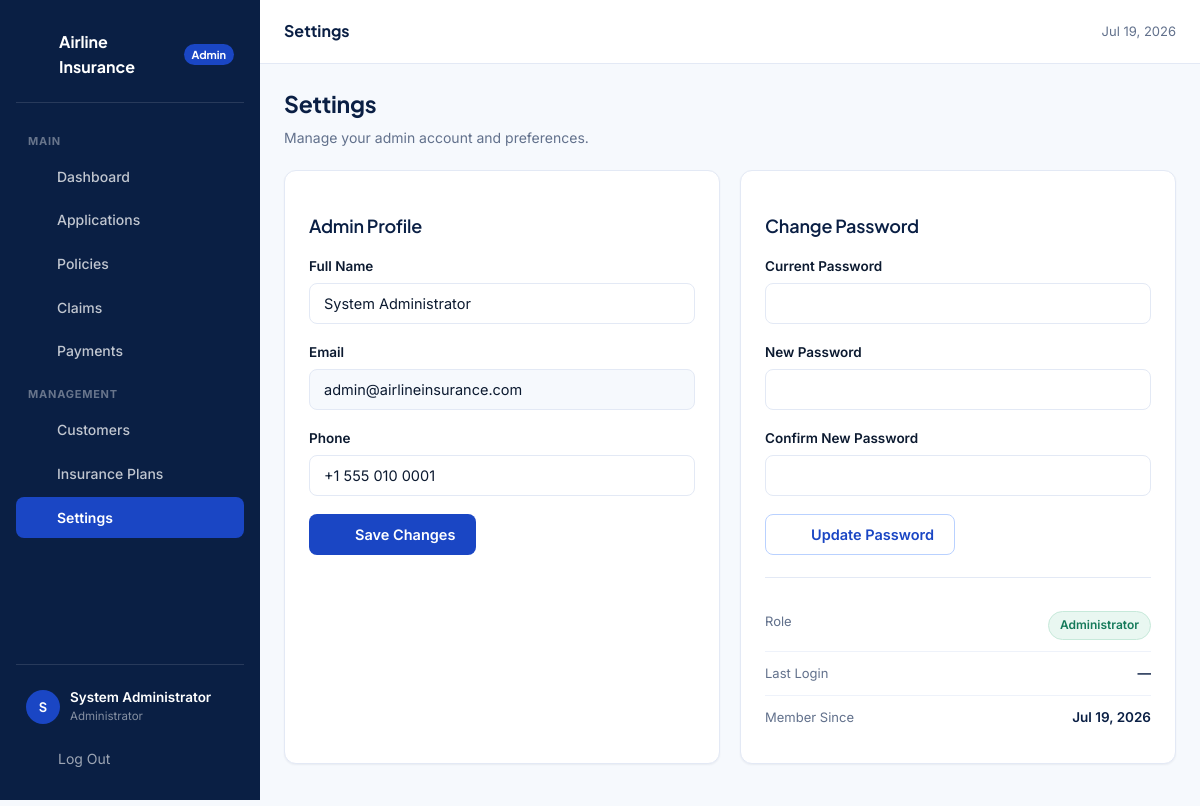
Screenshot of /admin/settings.php (signed in) with the database file from the repository.
### tables this page shows
CREATE TABLE users (
    id INT AUTO_INCREMENT PRIMARY KEY,
    full_name VARCHAR(100) NOT NULL,
    email VARCHAR(150) NOT NULL UNIQUE,
    phone VARCHAR(20) DEFAULT NULL,
    password_hash VARCHAR(255) NOT NULL,
    role ENUM('customer','admin') NOT NULL DEFAULT 'customer',
    status ENUM('active','suspended') NOT NULL DEFAULT 'active',
    failed_attempts INT NOT NULL DEFAULT 0,
    locked_until DATETIME DEFAULT NULL,
    last_login DATETIME DEFAULT NULL,
    created_at TIMESTAMP DEFAULT CURRENT_TIMESTAMP,
    updated_at TIMESTAMP DEFAULT CURRENT_TIMESTAMP ON UPDATE CURRENT_TIMESTAMP
);

### includes/auth.php (called while the page is built, shortened)
<?php
require_once __DIR__.'/../config/database.php';
function is_logged_in(){ return !empty($_SESSION['uid']); }
function current_uid(){ return isset($_SESSION['uid'])?(int)$_SESSION['uid']:null; }
function current_user(){
    static $u=null;
    if($u!==null) return $u;
    $s=db()->prepare('SELECT id,full_name,email,phone,role,status,last_login,created_at FROM users WHERE id=? LIMIT 1');
    $s->execute(array(current_uid())); $u=$s->fetch(); return $u;
}

### config/database.php (called while the page is built, shortened)
<?php
function db(){
    static $pdo=null;
    if($pdo instanceof PDO) return $pdo;
    $dsn='mysql:host='.DB_HOST.';dbname='.DB_NAME.';charset='.DB_CHARSET;
    try{
        $pdo=new PDO($dsn,DB_USER,DB_PASS,array(
            PDO::ATTR_ERRMODE=>PDO::ERRMODE_EXCEPTION,
            PDO::ATTR_DEFAULT_FETCH_MODE=>PDO::FETCH_ASSOC,
            PDO::ATTR_EMULATE_PREPARES=>false));
    }catch(PDOException $e){
        error_log('DB connect failed: '.$e->getMessage());
        http_response_code(500);
        die('<!DOCTYPE html><html><head><title>DB Error</title><style>body{font-family:Arial,sans-serif;background:#f4f7fc;display:flex;align-items:center;justify-content:center;height:100vh;margin:0}.box{text-align:center;padding:40px;background:#fff;border-radius:12px;max-width:460px;box-shadow:0 4px 20px rgba(0,0,0,.08)}h2{color:#0a1f44}p{color:#62718c}</style></head><body><div class="box"><h2>Database Unavailable</h2><p>Please ensure MySQL is running in XAMPP and that you have imported <code>database/schema.sql</code> into phpMyAdmin.</p></div></body></html>');
    }
    return $pdo;
}

### includes/functions.php (called while the page is built, shortened)
<?php
function e($v){ return htmlspecialchars((string)$v,ENT_QUOTES,'UTF-8'); }
function format_date($d,$f='M j, Y'){
    $ts=is_numeric($d)?(int)$d:strtotime($d);
    return $ts?date($f,$ts):'—';
}

### admin/settings.php (the view, shortened to what this page needs)
<?php
require_once __DIR__.'/../includes/admin_layout.php';
$pageTitle='Settings'; $pdo=db(); $uid=current_uid(); $u=current_user();
$u=current_user();
render_admin_header('settings');
?>
<div class="page-head"><div><h2>Settings</h2><p>Manage your admin account and preferences.</p></div></div>
<div style="display:grid;grid-template-columns:1fr 1fr;gap:20px;max-width:900px">
<div class="card card-pad">
  <h3 style="margin-bottom:18px"><?=icon('user')?> Admin Profile</h3>
  <form method="post" action="" novalidate>
    <div class="field"><label for="full_name">Full Name</label><input type="text" id="full_name" name="full_name" value="<?=e($u['full_name'])?>" required></div>
    <div class="field"><label for="email">Email</label><input type="email" value="<?=e($u['email'])?>" disabled style="background:var(--surface);cursor:not-allowed"></div>
    <div class="field"><label for="phone">Phone</label><input type="tel" id="phone" name="phone" value="<?=e($u['phone']??'')?>"></div>
    <button type="submit" class="btn btn-primary"><?=icon('check-circle')?> Save Changes</button>
  </form>
</div>
<div class="card card-pad">
  <h3 style="margin-bottom:18px"><?=icon('lock')?> Change Password</h3>
  <form method="post" action="" novalidate>
    <div class="field"><label for="current_password">Current Password</label><div class="input-wrap"><?=icon('lock')?><input type="password" id="current_password" name="current_password" required><button type="button" class="pw-toggle"><span class="eye-on"><?=icon('eye')?></span><span class="eye-off" style="display:none"><?=icon('eye-off')?></span></button></div></div>
    <div class="field"><label for="new_password">New Password</label><div class="input-wrap"><?=icon('lock')?><input type="password" id="new_password" name="new_password" required><button type="button" class="pw-toggle"><span class="eye-on"><?=icon('eye')?></span><span class="eye-off" style="display:none"><?=icon('eye-off')?></span></button></div></div>
    <div class="field"><label for="confirm_password">Confirm New Password</label><div class="input-wrap"><?=icon('lock')?><input type="password" id="confirm_password" name="confirm_password" required></div></div>
    <button type="submit" class="btn btn-secondary"><?=icon('lock')?> Update Password</button>
  </form>
  <hr class="divider">
  <div class="kv-list">
    <div class="kv-row"><span class="k">Role</span><span class="v"><span class="badge badge-active">Administrator</span></span></div>
    <div class="kv-row"><span class="k">Last Login</span><span class="v"><?=$u['last_login']?format_datetime($u['last_login']):'—'?></span></div>
    <div class="kv-row"><span class="k">Member Since</span><span class="v"><?=format_date($u['created_at'])?></span></div>
  </div>
</div>
</div>
<?php render_admin_footer(); ?>

### includes/admin_layout.php (shortened to what this page needs)
<?php
function render_admin_header($active='dashboard'){
    $u=current_user();
    $initials=strtoupper(substr($u['full_name'],0,1));
    $bu=BASE_URL;
    $pdo=db();
    $pendingPol=(int)$pdo->query('SELECT COUNT(*) FROM policies WHERE status="pending"')->fetchColumn();
    $pendingCla=(int)$pdo->query('SELECT COUNT(*) FROM claims WHERE status="submitted"')->fetchColumn();
    echo '<!DOCTYPE html>
<html lang="en">
<head>
<meta charset="UTF-8"><meta name="viewport" content="width=device-width,initial-scale=1">
<title>'.htmlspecialchars($GLOBALS['pageTitle']??'Admin',ENT_QUOTES).' — Airline Insurance Admin</title>
<link rel="preconnect" href="https://fonts.googleapis.com">
<link href="https://fonts.googleapis.com/css2?family=Plus+Jakarta+Sans:wght@400;600;700&family=Inter:wght@400;500;600&display=swap" rel="stylesheet">
<link rel="stylesheet" href="'.$bu.'/assets/css/style.css">
<link rel="stylesheet" href="'.$bu.'/assets/css/admin.css">
</head>
<body>
<div class="admin-shell">
<div class="sb-overlay" id="sb-overlay"></div>
<aside class="admin-sidebar" id="admin-sidebar">
  <div class="sb-brand">'.icon('shield').' Airline Insurance<span style="font-size:11px;background:var(--blue-600);padding:2px 8px;border-radius:var(--r-pill);margin-left:auto">Admin</span></div>
  <div class="sb-section">Main</div>
  <ul class="sb-nav">';
    $nav=array(
        'dashboard'=>array('icon'=>'grid','label'=>'Dashboard','href'=>$bu.'/admin/dashboard.php'),
        'applications'=>array('icon'=>'file-text','label'=>'Applications','href'=>$bu.'/admin/applications.php','count'=>$pendingPol),
        'policies'=>array('icon'=>'shield','label'=>'Policies','href'=>$bu.'/admin/policies.php'),
        'claims'=>array('icon'=>'alert-triangle','label'=>'Claims','href'=>$bu.'/admin/claims.php','count'=>$pendingCla),
        'payments'=>array('icon'=>'credit-card','label'=>'Payments','href'=>$bu.'/admin/payments.php'),
    );
    foreach($nav as $k=>$n){
        $cls=$k===$active?'active':'';
        $count=isset($n['count'])&&$n['count']>0?'<span class="nc">'.$n['count'].'</span>':'';
        echo '<li><a href="'.htmlspecialchars($n['href'],ENT_QUOTES).'" class="'.$cls.'">'.icon($n['icon']).' '.htmlspecialchars($n['label'],ENT_QUOTES).$count.'</a></li>';
    }
    echo '</ul>
  <div class="sb-section">Management</div>
  <ul class="sb-nav">';
    $nav2=array(
        'users'=>array('icon'=>'users','label'=>'Customers','href'=>$bu.'/admin/users.php'),
        'plans'=>array('icon'=>'briefcase','label'=>'Insurance Plans','href'=>$bu.'/admin/plans.php'),
        'settings'=>array('icon'=>'settings','label'=>'Settings','href'=>$bu.'/admin/settings.php'),
    );
    foreach($nav2 as $k=>$n){
        $cls=$k===$active?'active':'';
        echo '<li><a href="'.htmlspecialchars($n['href'],ENT_QUOTES).'" class="'.$cls.'">'.icon($n['icon']).' '.htmlspecialchars($n['label'],ENT_QUOTES).'</a></li>';
    }
    echo '</ul>
  <div class="sb-bottom">
    <div class="sb-user">
      <div class="av">'.htmlspecialchars($initials,ENT_QUOTES).'</div>
      <div><div class="su-name">'.htmlspecialchars($u['full_name'],ENT_QUOTES).'</div><div class="su-role">Administrator</div></div>
    </div>
    <form method="post" action="'.$bu.'/auth/logout.php" style="margin:4px 0 0">
      '.csrf_field().'
      <button type="submit" style="display:flex;align-items:center;gap:10px;width:100%;padding:10px 12px;border-radius:var(--r-sm);color:rgba(255,255,255,.6);background:none;border:none;cursor:pointer;font-size:14px;font-family:inherit">'.icon('logout').' Log Out</button>
    </form>
  </div>
</aside>
<div class="admin-content">
<header class="admin-topbar">
  <div class="at-left">
    <button class="sb-toggle" id="sb-toggle" aria-label="Toggle sidebar">'.icon('menu').'</button>
    <span class="at-title">'.htmlspecialchars($GLOBALS['pageTitle']??'Dashboard',ENT_QUOTES).'</span>
  </div>
  <div class="at-right">
    <span style="font-size:13px;color:var(--ink-500)">'.date('M j, Y').'</span>
  </div>
</header>
<div class="admin-main">';
}
function render_admin_footer(){
    echo '</div></div></div>';
    echo '<script src="'.BASE_URL.'/assets/js/app.js"></script></body></html>';
}

### assets/css/style.css (style rules this page uses)
:root { --white:#fff;--blue-50:#eef4ff;--blue-100:#dde9ff;--blue-200:#b9d1ff; --blue-400:#4d7ef0;--blue-500:#2458e8;--blue-600:#1a46c4;--blue-700:#14379c; --navy-900:#0a1f44;--ink-900:#0c1a30;--ink-700:#34415c;--ink-500:#62718c; --ink-300:#9aa6bc;--line-200:#e3e9f5;--line-100:#eef2fa;--surface:#f6f9fd; --ok-600:#157a5a;--ok-50:#e9f7f1;--warn-600:#9a6b07;--warn-50:#fdf3df; --bad-600:#b3261e;--bad-50:#fdecec; --shadow-sm:0 1px 2px rgba(10,31,68,.06); --shadow-md:0 6px 20px rgba(10,31,68,.08); --shadow-lg:0 16px 40px rgba(10,31,68,.12); --r-sm:8px;--r-md:12px;--r-lg:18px;--r-pill:999px; --font-d:'Plus Jakarta Sans','Segoe UI',Arial,sans-serif; --font-b:'Inter','Segoe UI',Arial,sans-serif; }
* { box-sizing:border-box; }
html { -webkit-text-size-adjust:100%; }
body { margin:0;font-family:var(--font-b);color:var(--ink-900);background:var(--surface);font-size:15px;line-height:1.55;-webkit-font-smoothing:antialiased; }
h1,h2,h3,h4,h5 { font-family:var(--font-d);color:var(--navy-900);margin:0 0 8px;line-height:1.25;letter-spacing:-.01em; }
h2 { font-size:23px;font-weight:700; }
h3 { font-size:18px;font-weight:600; }
p { margin:0 0 12px;color:var(--ink-700); }
a { color:var(--blue-600);text-decoration:none; }
ul,ol { padding-left:20px;color:var(--ink-700); }
button { font-family:inherit; }
.page-head { display:flex;align-items:flex-start;justify-content:space-between;gap:16px;flex-wrap:wrap;margin-bottom:22px; }
.page-head p { margin:4px 0 0;color:var(--ink-500);font-size:14px; }
.btn { display:inline-flex;align-items:center;justify-content:center;gap:8px;font-family:var(--font-b);font-size:14.5px;font-weight:600;padding:11px 20px;border-radius:var(--r-sm);border:1px solid transparent;cursor:pointer;transition:background-color .15s,color .15s,border-color .15s,box-shadow .15s;white-space:nowrap;line-height:1.2; }
.btn-primary { background:var(--blue-600);color:var(--white); }
.btn-secondary { background:var(--white);color:var(--blue-600);border-color:var(--blue-200); }
.field { margin-bottom:18px; }
.field label { display:block;font-size:13.5px;font-weight:600;color:var(--ink-900);margin-bottom:6px; }
input[type=text],input[type=email],input[type=password],input[type=tel],input[type=number],input[type=date],select,textarea { width:100%;font-family:var(--font-b);font-size:14.5px;color:var(--ink-900);background:var(--white);border:1.5px solid var(--line-200);border-radius:var(--r-sm);padding:11px 14px;transition:border-color .15s,box-shadow .15s; }
input::placeholder,textarea::placeholder { color:var(--ink-300); }
.input-wrap { position:relative; }
.input-wrap input { padding-left:42px; }
.input-wrap .pw-toggle { position:absolute;right:10px;top:50%;transform:translateY(-50%);background:none;border:none;color:var(--ink-500);cursor:pointer;padding:6px;display:flex; }
.card { background:var(--white);border:1px solid var(--line-200);border-radius:var(--r-md);box-shadow:var(--shadow-sm); }
.card-pad { padding:24px; }
.badge { display:inline-flex;align-items:center;gap:5px;font-size:12px;font-weight:600;padding:4px 11px;border-radius:var(--r-pill);white-space:nowrap;border:1px solid transparent; }
.badge-approved,.badge-active,.badge-completed,.badge-paid { background:var(--ok-50);color:var(--ok-600);border-color:#c7e9da; }
.divider { border:none;border-top:1px solid var(--line-200);margin:22px 0; }
.kv-list { display:flex;flex-direction:column; }
.kv-row { display:flex;justify-content:space-between;gap:12px;padding:11px 0;border-bottom:1px solid var(--line-100); }
.kv-row:last-child { border-bottom:none; }
.kv-row .k { font-size:13px;color:var(--ink-500); }
.kv-row .v { font-size:13.5px;font-weight:600;color:var(--navy-900);text-align:right; }

### rows the page displays
users: full_name "S", full_name "System Administrator", email "admin@airlineinsurance.com", phone "+1 555 010 0001", created_at "Jul 19, 2026"

### other values shown
$n['label'] "Dashboard"
$n['label'] "Applications"
$n['label'] "Policies"
$n['label'] "Claims"
$n['label'] "Payments"
$n['label'] "Customers"
$n['label'] "Insurance Plans"
$n['label'] "Settings"
$GLOBALS['pageTitle'] "Settings"
